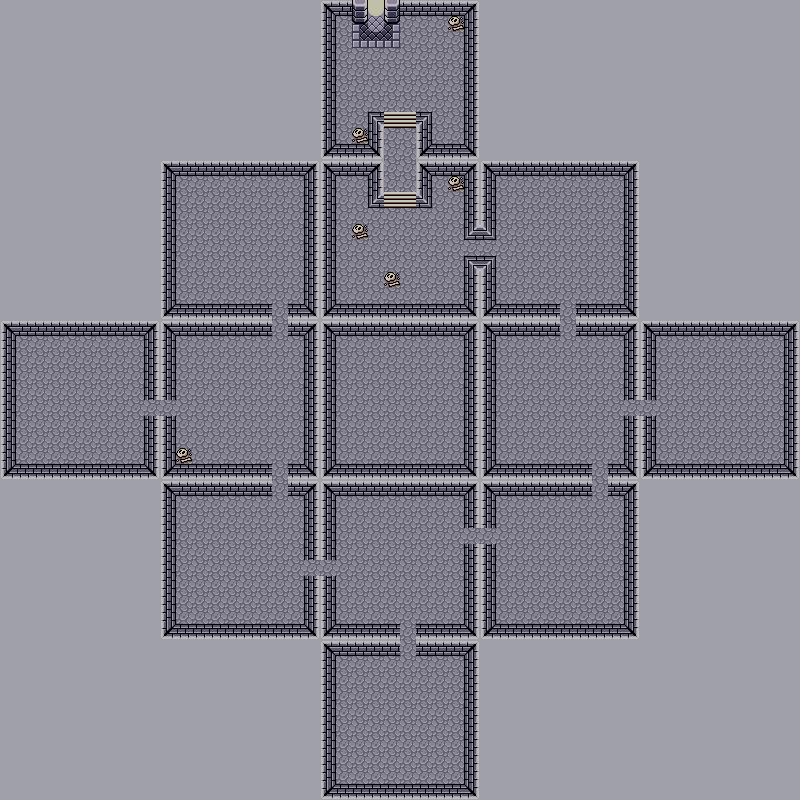

A 2D game scene composited from a Tiled map and its tileset images. What follows is a short description and the map's XML, with each tile layer's data collapsed to a summary:
An orthogonal 50x50 tile map with 16x16 px tiles, 3 tile layers (Base Layer, Mid Layer, Foreground) and 60 objects (44x solidStatic, 2x mapEntitySpawn, mapTransition, Area0, Area1, ...).

<map version="1.2" tiledversion="1.2.1" orientation="orthogonal" renderorder="right-down" width="50" height="50" tilewidth="16" tileheight="16" infinite="0" nextlayerid="7" nextobjectid="68">
 <properties>
  <property name="mapBackgroundMusic" value="Baba Yaga" />
 </properties>
 <tileset firstgid="1" name="Dungeons" tilewidth="16" tileheight="16" tilecount="1922" columns="62">
  <image source="../mapTiles/Dungeons.png" width="1000" height="509" />
 </tileset>
 <layer id="1" name="Base Layer" width="50" height="50">
  <data>[2500 cells, 2500 non-empty, 24 distinct tile ids]</data>
 </layer>
 <layer id="2" name="Mid Layer" width="50" height="50">
  <data>[2500 cells, 6 non-empty, 1 distinct tile ids]</data>
 </layer>
 <objectgroup color="#55007f" id="4" name="Entity Layer">
  <object id="59" name="mapTransition" x="368" y="-16" width="16" height="16">
   <properties>
    <property name="mapDestination" value="mapZoneTest2" />
    <property name="mapDestinationArea" value="Area5" />
    <property name="mapDestinationFacing" value="Down" />
    <property name="mapDestinationX" type="int" value="352" />
    <property name="mapDestinationY" type="int" value="352" />
   </properties>
  </object>
  <object id="61" name="mapEntitySpawn" x="432" y="80" width="16" height="16">
   <properties>
    <property name="AnimationLibraryName" value="DungeonTorch" />
    <property name="CurrentAnimation" value="Idle" />
    <property name="IsSolid" type="bool" value="true" />
   </properties>
  </object>
  <object id="63" name="mapEntitySpawn" x="352" y="80" width="16" height="16">
   <properties>
    <property name="AnimationLibraryName" value="DungeonTorch" />
    <property name="CurrentAnimation" value="Idle" />
    <property name="IsSolid" type="bool" value="true" />
   </properties>
  </object>
 </objectgroup>
 <objectgroup color="#aa0000" id="5" name="Collision Layer" visible="0">
  <object id="15" name="solidStatic" x="0" y="320" width="144" height="16" />
  <object id="16" name="solidStatic" x="0" y="336" width="16" height="144" />
  <object id="17" name="solidStatic" x="16" y="464" width="128" height="16" />
  <object id="18" name="solidStatic" x="144" y="320" width="32" height="80" />
  <object id="19" name="solidStatic" x="144" y="416" width="32" height="64" />
  <object id="20" name="solidStatic" x="160" y="304" width="112" height="32" />
  <object id="21" name="solidStatic" x="160" y="160" width="16" height="144" />
  <object id="22" name="solidStatic" x="176" y="160" width="128" height="16" />
  <object id="23" name="solidStatic" x="304" y="160" width="32" height="400" />
  <object id="24" name="solidStatic" x="288" y="304" width="272" height="32" />
  <object id="25" name="solidStatic" x="320" y="144" width="64" height="32" />
  <object id="26" name="solidStatic" x="368" y="176" width="16" height="32" />
  <object id="27" name="solidStatic" x="416" y="176" width="16" height="32" />
  <object id="28" name="solidStatic" x="416" y="144" width="64" height="32" />
  <object id="29" name="solidStatic" x="320" y="0" width="16" height="144" />
  <object id="30" name="solidStatic" x="384" y="0" width="80" height="16" />
  <object id="31" name="solidStatic" x="464" y="0" width="16" height="144" />
  <object id="32" name="solidStatic" x="368" y="112" width="16" height="32" />
  <object id="33" name="solidStatic" x="416" y="112" width="16" height="32" />
  <object id="34" name="solidStatic" x="464" y="160" width="32" height="80" />
  <object id="35" name="solidStatic" x="464" y="256" width="32" height="272" />
  <object id="36" name="solidStatic" x="160" y="464" width="112" height="32" />
  <object id="37" name="solidStatic" x="160" y="496" width="16" height="144" />
  <object id="38" name="solidStatic" x="176" y="624" width="224" height="16" />
  <object id="39" name="solidStatic" x="304" y="576" width="32" height="48" />
  <object id="40" name="solidStatic" x="464" y="544" width="32" height="80" />
  <object id="41" name="solidStatic" x="416" y="624" width="64" height="32" />
  <object id="42" name="solidStatic" x="320" y="640" width="80" height="16" />
  <object id="43" name="solidStatic" x="320" y="656" width="16" height="144" />
  <object id="44" name="solidStatic" x="336" y="784" width="144" height="16" />
  <object id="45" name="solidStatic" x="464" y="656" width="16" height="128" />
  <object id="46" name="solidStatic" x="480" y="624" width="160" height="16" />
  <object id="47" name="solidStatic" x="624" y="480" width="16" height="144" />
  <object id="48" name="solidStatic" x="288" y="464" width="304" height="32" />
  <object id="49" name="solidStatic" x="608" y="464" width="32" height="32" />
  <object id="50" name="solidStatic" x="624" y="416" width="32" height="64" />
  <object id="51" name="solidStatic" x="656" y="464" width="144" height="16" />
  <object id="52" name="solidStatic" x="656" y="320" width="144" height="16" />
  <object id="53" name="solidStatic" x="784" y="336" width="16" height="128" />
  <object id="54" name="solidStatic" x="624" y="320" width="32" height="80" />
  <object id="55" name="solidStatic" x="576" y="304" width="64" height="32" />
  <object id="56" name="solidStatic" x="624" y="160" width="16" height="144" />
  <object id="57" name="solidStatic" x="496" y="160" width="128" height="16" />
  <object id="58" name="solidStatic" x="336" y="0" width="32" height="16" />
 </objectgroup>
 <layer id="3" name="Foreground" width="50" height="50">
  <data>[2500 cells, 0 non-empty, 0 distinct tile ids]</data>
 </layer>
 <objectgroup color="#005500" id="6" name="Area Definitions" visible="0">
  <object id="1" name="Area0" x="0" y="320" width="160" height="160" />
  <object id="2" name="Area1" x="160" y="320" width="160" height="160" />
  <object id="3" name="Area2" x="160" y="160" width="160" height="160" />
  <object id="5" name="Area3" x="160" y="480" width="160" height="160" />
  <object id="6" name="Area4" x="320" y="640" width="160" height="160" />
  <object id="7" name="Area6" x="320" y="480" width="160" height="160" />
  <object id="8" name="Area7" x="320" y="320" width="160" height="160" />
  <object id="9" name="Area8" x="320" y="160" width="160" height="160" />
  <object id="10" name="Area9" x="320" y="0" width="160" height="160" />
  <object id="11" name="Area5" x="480" y="480" width="160" height="160" />
  <object id="12" name="Area10" x="480" y="160" width="160" height="160" />
  <object id="13" name="Area11" x="480" y="320" width="160" height="160" />
  <object id="14" name="Area12" x="640" y="320" width="160" height="160" />
 </objectgroup>
</map>
